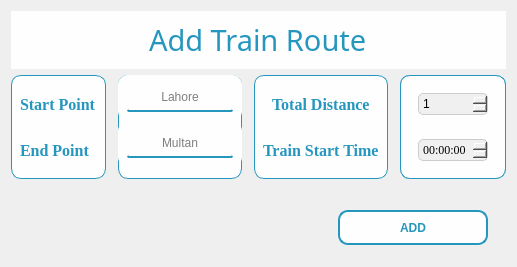
         <widget class="QWidget" name="addTrain">
          <layout class="QVBoxLayout" name="verticalLayout_7">
           <item>
            <widget class="QWidget" name="widget_4" native="true">
             <property name="sizePolicy">
              <sizepolicy hsizetype="Preferred" vsizetype="Preferred">
               <horstretch>0</horstretch>
               <verstretch>0</verstretch>
              </sizepolicy>
             </property>
             <property name="styleSheet">
              <string notr="true">background-color: rgb(254, 254, 255);</string>
             </property>
             <layout class="QVBoxLayout" name="verticalLayout_8">
              <item alignment="Qt::AlignHCenter">
               <widget class="QLabel" name="label_3">
                <property name="minimumSize">
                 <size>
                  <width>22</width>
                  <height>28</height>
                 </size>
                </property>
                <property name="font">
                 <font>
                  <family>Gill Sans Ultra Bold</family>
                  <pointsize>22</pointsize>
                 </font>
                </property>
                <property name="styleSheet">
                 <string notr="true">color: rgb(37, 150, 190);</string>
                </property>
                <property name="text">
                 <string>Add Train Route</string>
                </property>
               </widget>
              </item>
             </layout>
            </widget>
           </item>
           <item alignment="Qt::AlignHCenter">
            <widget class="QWidget" name="widget_3" native="true">
             <property name="sizePolicy">
              <sizepolicy hsizetype="Preferred" vsizetype="Preferred">
               <horstretch>0</horstretch>
               <verstretch>0</verstretch>
              </sizepolicy>
             </property>
             <layout class="QHBoxLayout" name="horizontalLayout">
              <property name="spacing">
               <number>12</number>
              </property>
              <property name="leftMargin">
               <number>0</number>
              </property>
              <property name="topMargin">
               <number>0</number>
              </property>
              <property name="rightMargin">
               <number>0</number>
              </property>
              <property name="bottomMargin">
               <number>0</number>
              </property>
              <item>
               <widget class="QWidget" name="widget_5" native="true">
                <property name="styleSheet">
                 <string notr="true">background-color: rgb(254, 254, 255);
border-radius:10px;
border:1px solid #2596be;
color: rgb(37, 150, 190);</string>
                </property>
                <layout class="QVBoxLayout" name="verticalLayout_9">
                 <item>
                  <widget class="QLabel" name="label_4">
                   <property name="font">
                    <font>
                     <family>Times New Roman</family>
                     <pointsize>12</pointsize>
                     <weight>75</weight>
                     <bold>true</bold>
                    </font>
                   </property>
                   <property name="styleSheet">
                    <string notr="true">border:none;</string>
                   </property>
                   <property name="text">
                    <string>Start Point</string>
                   </property>
                  </widget>
                 </item>
                 <item>
                  <widget class="QLabel" name="label_5">
                   <property name="font">
                    <font>
                     <family>Times New Roman</family>
                     <pointsize>12</pointsize>
                     <weight>75</weight>
                     <bold>true</bold>
                    </font>
                   </property>
                   <property name="styleSheet">
                    <string notr="true">border:none;</string>
                   </property>
                   <property name="text">
                    <string>End Point</string>
                   </property>
                  </widget>
                 </item>
                </layout>
               </widget>
              </item>
              <item>
               <widget class="QWidget" name="widget_12" native="true">
                <property name="styleSheet">
                 <string notr="true">background-color: rgb(254, 254, 255);
border-radius:10px;
border:1px solid #2596be</string>
                </property>
                <layout class="QVBoxLayout" name="verticalLayout_14">
                 <property name="spacing">
                  <number>0</number>
                 </property>
                 <property name="leftMargin">
                  <number>0</number>
                 </property>
                 <property name="topMargin">
                  <number>0</number>
                 </property>
                 <property name="rightMargin">
                  <number>0</number>
                 </property>
                 <property name="bottomMargin">
                  <number>12</number>
                 </property>
                 <item>
                  <widget class="QWidget" name="widget_13" native="true">
                   <property name="styleSheet">
                    <string notr="true">border:none;</string>
                   </property>
                   <layout class="QGridLayout" name="gridLayout">
                    <item row="0" column="0">
                     <widget class="QLineEdit" name="lineEdit_3">
                      <property name="sizePolicy">
                       <sizepolicy hsizetype="Preferred" vsizetype="Preferred">
                        <horstretch>0</horstretch>
                        <verstretch>0</verstretch>
                       </sizepolicy>
                      </property>
                      <property name="styleSheet">
                       <string notr="true">background-color: transparent;
border-radius: 2px;
border-bottom: 1.5px solid #2596be;</string>
                      </property>
                      <property name="text">
                       <string/>
                      </property>
                      <property name="alignment">
                       <set>Qt::AlignCenter</set>
                      </property>
                      <property name="placeholderText">
                       <string>Lahore</string>
                      </property>
                     </widget>
                    </item>
                   </layout>
                  </widget>
                 </item>
                 <item>
                  <widget class="QWidget" name="widget_14" native="true">
                   <property name="styleSheet">
                    <string notr="true">border:none;</string>
                   </property>
                   <layout class="QVBoxLayout" name="verticalLayout_15">
                    <item>
                     <widget class="QLineEdit" name="lineEdit_4">
                      <property name="sizePolicy">
                       <sizepolicy hsizetype="Preferred" vsizetype="Preferred">
                        <horstretch>0</horstretch>
                        <verstretch>0</verstretch>
                       </sizepolicy>
                      </property>
                      <property name="styleSheet">
                       <string notr="true">background-color: transparent;
border-radius: 2px;
border-bottom: 1.5px solid #2596be;</string>
                      </property>
                      <property name="text">
                       <string/>
                      </property>
                      <property name="alignment">
                       <set>Qt::AlignCenter</set>
                      </property>
                      <property name="placeholderText">
                       <string>Multan</string>
                      </property>
                     </widget>
                    </item>
                   </layout>
                  </widget>
                 </item>
                </layout>
               </widget>
              </item>
              <item>
               <widget class="QWidget" name="widget_10" native="true">
                <property name="styleSheet">
                 <string notr="true">background-color: rgb(254, 254, 255);
border-radius:10px;
border:1px solid #2596be;
color: rgb(37, 150, 190);</string>
                </property>
                <layout class="QVBoxLayout" name="verticalLayout_16">
                 <item alignment="Qt::AlignHCenter">
                  <widget class="QLabel" name="label_6">
                   <property name="font">
                    <font>
                     <family>Times New Roman</family>
                     <pointsize>12</pointsize>
                     <weight>75</weight>
                     <bold>true</bold>
                    </font>
                   </property>
                   <property name="styleSheet">
                    <string notr="true">border:none;</string>
                   </property>
                   <property name="text">
                    <string>Total Distance</string>
                   </property>
                  </widget>
                 </item>
                 <item alignment="Qt::AlignHCenter">
                  <widget class="QLabel" name="label_7">
                   <property name="font">
                    <font>
                     <family>Times New Roman</family>
                     <pointsize>12</pointsize>
                     <weight>75</weight>
                     <bold>true</bold>
                    </font>
                   </property>
                   <property name="styleSheet">
                    <string notr="true">border:none;</string>
                   </property>
                   <property name="text">
                    <string>Train Start Time</string>
                   </property>
                  </widget>
                 </item>
                </layout>
               </widget>
              </item>
              <item>
               <widget class="QWidget" name="widget_11" native="true">
                <property name="styleSheet">
                 <string notr="true">background-color: rgb(254, 254, 255);
border-radius:10px;
border:1px solid #2596be</string>
                </property>
                <layout class="QVBoxLayout" name="verticalLayout_19">
                 <property name="spacing">
                  <number>0</number>
                 </property>
                 <property name="leftMargin">
                  <number>0</number>
                 </property>
                 <property name="topMargin">
                  <number>0</number>
                 </property>
                 <property name="rightMargin">
                  <number>0</number>
                 </property>
                 <property name="bottomMargin">
                  <number>0</number>
                 </property>
                 <item>
                  <widget class="QWidget" name="widget_16" native="true">
                   <layout class="QVBoxLayout" name="verticalLayout_17">
                    <item>
                     <widget class="QWidget" name="widget_17" native="true">
                      <property name="styleSheet">
                       <string notr="true">border:none;</string>
                      </property>
                      <layout class="QHBoxLayout" name="horizontalLayout_2">
                       <item>
                        <widget class="QSpinBox" name="spinBox">
                         <property name="styleSheet">
                          <string notr="true">
    border: 1px solid #ccc;
    border-radius: 5px;
    padding: 2px;
    background-color: #f0f0f0;</string>
                         </property>
                         <property name="minimum">
                          <number>1</number>
                         </property>
                         <property name="maximum">
                          <number>50</number>
                         </property>
                         <property name="singleStep">
                          <number>1</number>
                         </property>
                         <property name="stepType">
                          <enum>QAbstractSpinBox::DefaultStepType</enum>
                         </property>
                        </widget>
                       </item>
                      </layout>
                     </widget>
                    </item>
                    <item>
                     <widget class="QWidget" name="widget_18" native="true">
                      <property name="styleSheet">
                       <string notr="true">border:none;</string>
                      </property>
                      <layout class="QVBoxLayout" name="verticalLayout_18">
                       <item>
                        <widget class="QTimeEdit" name="timeEdit">
                         <property name="sizePolicy">
                          <sizepolicy hsizetype="Minimum" vsizetype="Fixed">
                           <horstretch>0</horstretch>
                           <verstretch>0</verstretch>
                          </sizepolicy>
                         </property>
                         <property name="font">
                          <font>
                           <family>Times New Roman</family>
                           <pointsize>9</pointsize>
                           <weight>50</weight>
                           <bold>false</bold>
                          </font>
                         </property>
                         <property name="autoFillBackground">
                          <bool>false</bool>
                         </property>
                         <property name="styleSheet">
                          <string notr="true"> background-color: #f0f0f0;
    border: 1px solid #ccc;
    border-radius: 5px;
    padding: 2px;</string>
                         </property>
                        </widget>
                       </item>
                      </layout>
                     </widget>
                    </item>
                   </layout>
                  </widget>
                 </item>
                </layout>
               </widget>
              </item>
             </layout>
            </widget>
           </item>
           <item>
            <widget class="QWidget" name="widget_15" native="true">
             <property name="sizePolicy">
              <sizepolicy hsizetype="Expanding" vsizetype="Expanding">
               <horstretch>0</horstretch>
               <verstretch>0</verstretch>
              </sizepolicy>
             </property>
             <layout class="QHBoxLayout" name="horizontalLayout_3">
              <item>
               <widget class="QWidget" name="widget_19" native="true"/>
              </item>
              <item>
               <widget class="QWidget" name="widget_20" native="true"/>
              </item>
              <item>
               <widget class="QWidget" name="widget_21" native="true">
                <layout class="QVBoxLayout" name="verticalLayout_20">
                 <item alignment="Qt::AlignRight">
                  <widget class="QPushButton" name="viewMore">
                   <property name="minimumSize">
                    <size>
                     <width>150</width>
                     <height>35</height>
                    </size>
                   </property>
                   <property name="maximumSize">
                    <size>
                     <width>120</width>
                     <height>20</height>
                    </size>
                   </property>
                   <property name="font">
                    <font>
                     <weight>75</weight>
                     <bold>true</bold>
                    </font>
                   </property>
                   <property name="styleSheet">
                    <string notr="true">background-color: rgb(254, 254, 255);
color: rgb(37, 150, 190);
border-radius:10px;
border:1.5px solid #2596be;
</string>
                   </property>
                   <property name="text">
                    <string>ADD</string>
                   </property>
                   <property name="icon">
                    <iconset resource="Res/adminResource.qrc">
                     <normaloff>:/icons/arrow-down-circle.svg</normaloff>:/icons/arrow-down-circle.svg</iconset>
                   </property>
                  </widget>
                 </item>
                </layout>
               </widget>
              </item>
             </layout>
            </widget>
           </item>
          </layout>
         </widget>
